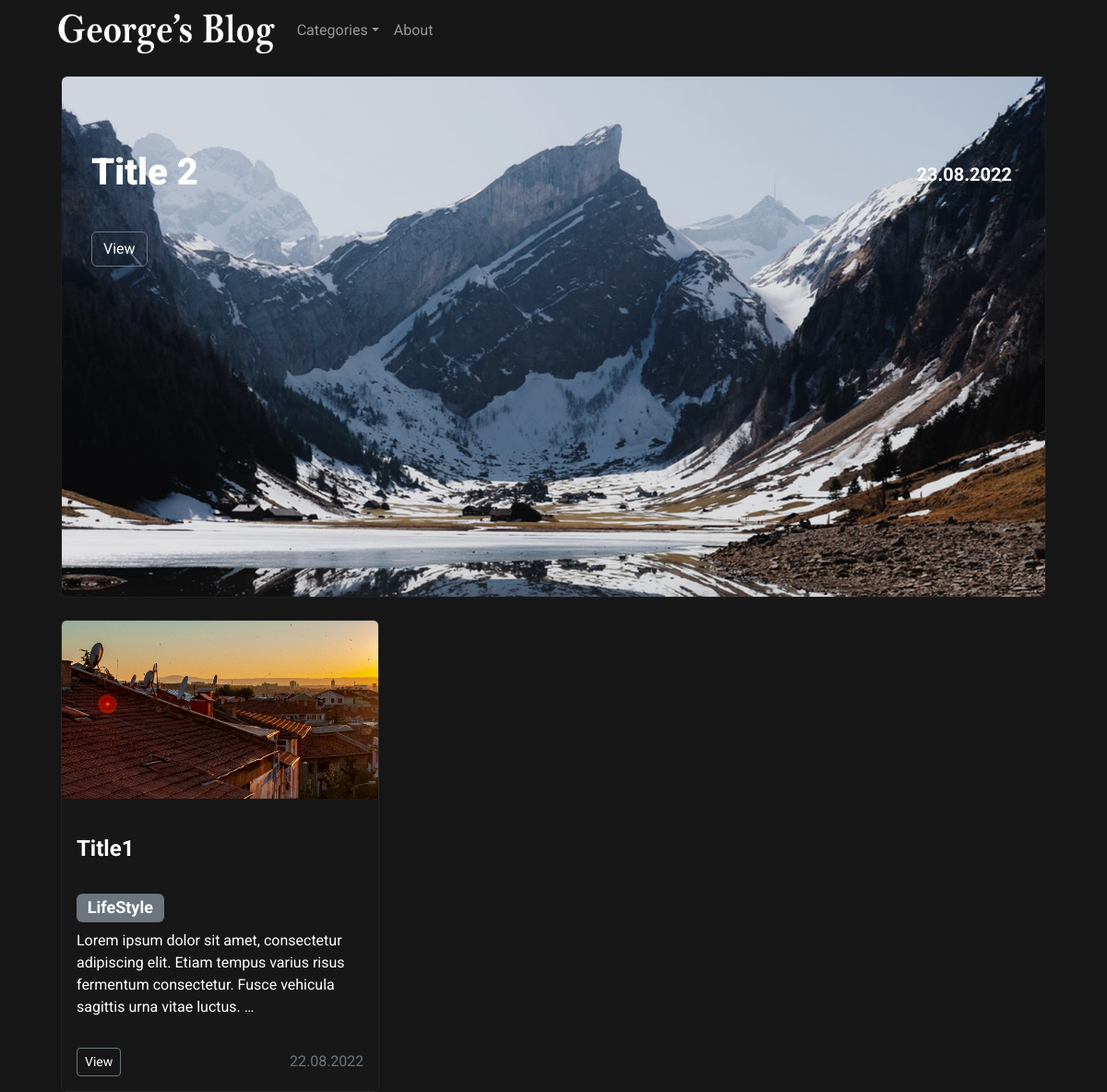
The page / on the database its author committed.
### news/models.py (models this page shows, shortened)
class News(models.Model):
    title = models.CharField(max_length=150, verbose_name='Title')
    content = models.TextField(blank=True, verbose_name='Content')
    created_at = models.DateTimeField(auto_now_add=True, verbose_name='Data of publishing')
    updated_at = models.DateTimeField(
        auto_now=True, verbose_name='Date of upadte')
    photo = models.ImageField(upload_to='photos/%Y/%m/%d/', blank=True, verbose_name='Photo')
    is_published = models.BooleanField(default=True, verbose_name='Published')
    category = models.ForeignKey('Category', on_delete=models.PROTECT, null=True, verbose_name='Category')
    def get_absolute_url(self):
        return reverse("view_news", kwargs={"pk": self.pk})
    class Meta:
        verbose_name = 'News'
        verbose_name_plural = 'News'
        ordering = ['-created_at']

class Category(models.Model):
    title = models.CharField(max_length=150, db_index=True, verbose_name="Name of category")
    def __str__(self):
        return self.title
    class Meta:
        verbose_name = 'Category'
        verbose_name_plural = 'Category'
        ordering = ['title']

### news/views.py (the view)
# urls.py: path('', HomeNews.as_view(), name='home'),
class HomeNews(ListView):
    model = News
    template_name = 'news/home_news_list.html'
    context_object_name = 'news'
    def get_context_data(self, **kwargs):
        context = super().get_context_data(**kwargs)
        news_lst = News.objects.first()
        context['title'] = "TITILE"
        context['categories'] = Category.objects.all()
        context['news_last'] = news_lst
        context['news_all'] = News.objects.filter(id__lt = news_lst.id)
        return context
    def get_queryset(self):
        return News.objects.filter(is_published=True).select_related('category')

### news/templates/news/home_news_list.html (shortened to what this page needs)
{% extends 'base.html' %}
{% block content %}
<section class="container">
<div class="album mt-3">
  <div class="container">
          <div class="card mb-4 text-bg-dark">
             {% if news_last.photo %}
            <img src="{{ news_last.photo.url }}" class="bd-placeholder-img card-img-top rounded" width="100%" height="50%" alt="#" />
             {% else %}
                  <img src="https://picsum.photos/500/280" class="bd-placeholder-img card-img-top" width="100%" alt="#" />
                {% endif %}
              <div class="card-img-overlay">
                  <div class="card-body ">
                        <div class="d-flex justify-content-between align-items-center" >
                            <h1 class="card-title text-left main-img" style="font-weight: 900; ">{{ news_last.title }}
                            </h1>
                          <h1><span  class="badge rounded p-1" style="font-size: 0.5em;">{{ news_last.created_at|date:'d.m.Y' }}</span></h1>
                        </div>
                        <div class="d-flex justify-content-between align-items-center" >
                              <a href="{{ news_last.get_absolute_url }}" class="btn btn-md btn-outline-secondary" style="color:#fff;">View</a>
                            </div>
                        </div>
                  </div>
            </div>
<div class="row row-cols-1 row-cols-sm-2 row-cols-md-3 g-3" >
        {% for item in news_all %}
          <div class="col">
            <div class="card shadow-sm" style="background-color:#171717; color:#fff; border:1px solid #272727; height: 100%; ">
                {% if item.photo %}
                  <img src="{{ item.photo.url }}" class="bd-placeholder-img card-img-top" width="100%" height="50%" alt="#" />
                {% else %}
                  <img src="https://picsum.photos/500/280" class="bd-placeholder-img card-img-top" width="100%" alt="#" />
                {% endif %}
                <div class="card-body" >
                      <h4 class="card-title" style="font-weight:bold;">{{ item.title }}</h4>
                      <h4>
                        <span class="badge bg-secondary" style=" margin:10px 0 0px 0;">{{ item.category }}</span>
                      </h4>
                      <p class="card-text" >{{ item.content|safe|linebreaksbr|truncatewords:20 }}</p>
                 <div class="d-flex justify-content-between align-items-center" >
                        <a href="{{ item.get_absolute_url }}" class="btn btn-sm btn-outline-secondary" style="color:#fff;">View</a>
                        <span class="text-muted" style="color:#fff;">{{ item.created_at|date:'d.m.Y' }}</span>
                      </div>
                </div>
            </div>
          </div>
        {% endfor %}
      </div>
      </div>
      </div>
</section>
{% endblock content %}

### templates/base.html (shortened to what this page needs)
{% load static %}
<!DOCTYPE html>
<html lang="en">
  <head>
    <link href="https://cdn.jsdelivr.net/npm/bootstrap@5.2.0/dist/css/bootstrap.min.css" rel="stylesheet">
    <link rel="stylesheet" href="{% static 'css\style.css' %}">
  </head>
  <body>
    <div class="container" >
      {% include 'inc/_nav.html' %}
        {% block content %} CONTENT{% endblock content %}
    </div>
  </body>
</html>

### templates/inc/_nav.html (shortened to what this page needs)
{% load static %}
    <nav class="navbar navbar-expand-lg sticky-top navbar-dark">
      <div class="container-fluid">
         <a class="d-flex align-items-center mb-3 mb-md-0 me-md-auto text-dark text-decoration-none" href="{% url 'home' %}">
        <img src="{% static '/media/22.png' %}" height="50"alt="logo" style="margin-left:0.5em; margin-right: 1em;"></a>
        <div class="collapse navbar-collapse" id="navbarSupportedContent">
          <ul class="navbar-nav me-auto mb-2 mb-lg-0 " >
            <li class="nav-item dropdown">
              <a class="nav-link dropdown-toggle" href="#" id="navbarDropdown" role="button" data-bs-toggle="dropdown" aria-expanded="false">Categories</a>
            </li>
             <li class="nav-item">
              <a class="nav-link " href="{% url 'about' %}">About</a>
            </li>
          </ul>
        </div>
      </div>
    </nav>

### website/static/css/style.css (style rules this page uses)
p { margin-top: 0; margin-bottom: 2rem; }
body { background-color: #171717; font-family: 'Roboto', sans-serif; }
h1 { color: #fff; }
section { display: block; }
.navbar { text-align: center; background-color:#171717; }
.card { --bs-card-spacer-y: 1rem; --bs-card-spacer-x: 1rem; }
.card-title { color: #fff; margin-top: 1em; margin-bottom: 1em; }

### rows shown on the page
News: photo (picture), title "Title 2", created_at "23.08.2022"
News: photo (picture), title "Title1", category "LifeStyle", content "Lorem ipsum dolor sit amet, consectetur adipiscing elit. Etiam tempus varius risus fermentum consectetur. Fusce vehicula sagittis urna vitae luctus. …", created_at "22.08.2022"
